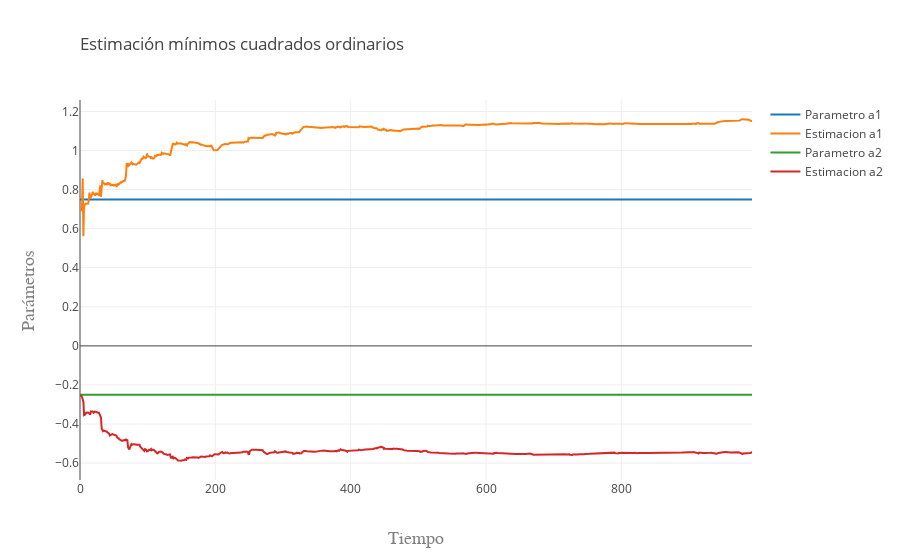

Write notebook code for a chart like this one.
### Code cell
trace = go.Scatter(
    y = a1,
    x = np.arange(nobs),
    name = 'Parametro a1')

trace1 = go.Scatter(
    y = c1,
    x = np.arange(nobs),
    name = 'Estimacion a1')

trace2 = go.Scatter(
    y = a2,
    x = np.arange(nobs),
    name = 'Parametro a2')

trace3 = go.Scatter(
    y = c2,
    x = np.arange(nobs),
    name = 'Estimacion a2')

layout = go.Layout(
    title=go.layout.Title(
        text='Estimación mínimos cuadrados ordinarios',
        xref='paper',
        x=0
    ),
    xaxis=go.layout.XAxis(
        title=go.layout.xaxis.Title(
            text='Tiempo',
            font=dict(
                family='Courier New, monospace',
                size=18,
                color='#7f7f7f'
            )
        )
    ),
    yaxis=go.layout.YAxis(
        title=go.layout.yaxis.Title(
            text='Parámetros',
            font=dict(
                family='Courier New, monospace',
                size=18,
                color='#7f7f7f'
            )
        )
    )
)

traces = [trace, trace1, trace2, trace3]

fig = go.Figure(data=traces, layout=layout)
py.iplot(fig, filename='OLSARMA')

### Figure 1 — Plotly figure (JSON) as saved in the notebook; plotly's stock layout.template omitted (floating-point values rounded to 4 significant figures; data arrays with more than 128 entries replaced by an {"elided": "..."} marker saying what was removed)
{"data": [{"name": "Parametro a1", "type": "scatter", "uid": "805bd03c-a475-41b1-b695-ccc7b6bbfc94", "x": {"elided": "1000 int values"}, "y": {"elided": "994 float values"}}, {"name": "Estimacion a1", "type": "scatter", "uid": "424737e3-8ca0-406b-930a-4b400ef5b0c6", "x": {"elided": "1000 int values"}, "y": {"elided": "994 float values"}}, {"name": "Parametro a2", "type": "scatter", "uid": "32af00f9-1b8b-4a13-88dc-50aa62666536", "x": {"elided": "1000 int values"}, "y": {"elided": "994 float values"}}, {"name": "Estimacion a2", "type": "scatter", "uid": "a58adbb7-9fa7-41a1-941e-e0e95fe13cce", "x": {"elided": "1000 int values"}, "y": {"elided": "994 float values"}}], "layout": {"autosize": true, "title": {"text": "Estimación mínimos cuadrados ordinarios", "x": 0, "xref": "paper"}, "xaxis": {"autorange": true, "range": [0, 993], "title": {"font": {"color": "#7f7f7f", "family": "Courier New, monospace", "size": 18}, "text": "Tiempo"}, "type": "linear"}, "yaxis": {"autorange": true, "range": [-0.6866, 1.259], "title": {"font": {"color": "#7f7f7f", "family": "Courier New, monospace", "size": 18}, "text": "Parámetros"}, "type": "linear"}}}
